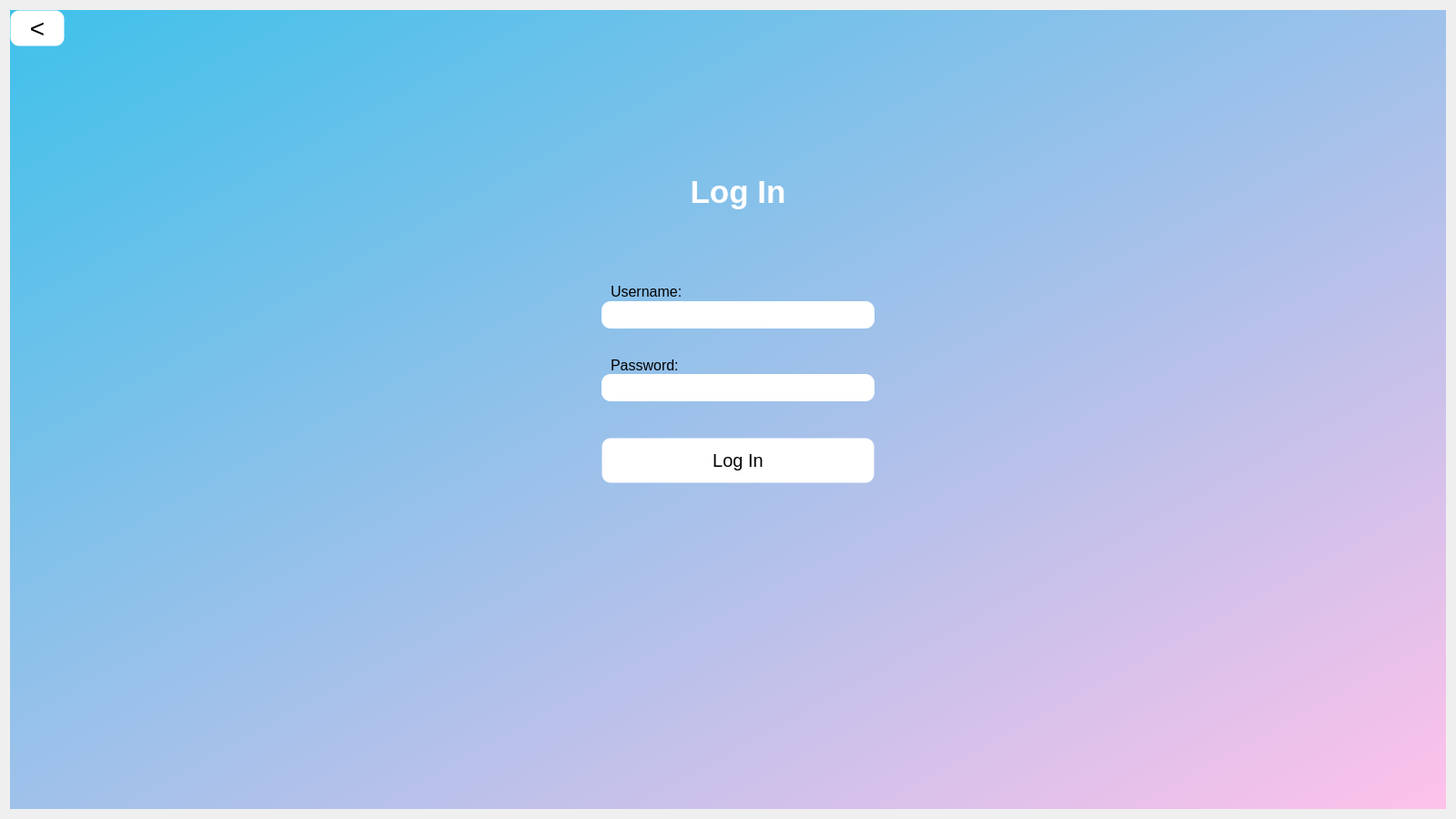
<?xml version="1.0" encoding="UTF-8"?>
<ui version="4.0">
 <class>Dialog</class>
 <widget class="QDialog" name="Dialog">
  <property name="geometry">
   <rect>
    <x>0</x>
    <y>0</y>
    <width>1600</width>
    <height>900</height>
   </rect>
  </property>
  <property name="windowTitle">
   <string>Dialog</string>
  </property>
  <layout class="QVBoxLayout" name="verticalLayout_2">
   <item>
    <widget class="QWidget" name="bg_widget" native="true">
     <property name="styleSheet">
      <string notr="true">QWidget#bg_widget{
background-color: qlineargradient(spread:pad, x1:0, y1:0, x2:1, y2:1, stop:0 rgba(63, 193, 234, 255), stop:1 rgba(255, 193, 234, 255));
}</string>
     </property>
     <widget class="QWidget" name="verticalWidget" native="true">
      <property name="geometry">
       <rect>
        <x>625</x>
        <y>150</y>
        <width>350</width>
        <height>100</height>
       </rect>
      </property>
      <layout class="QVBoxLayout" name="verticalLayout">
       <item>
        <widget class="QLabel" name="label">
         <property name="styleSheet">
          <string notr="true">font: 75 25pt &quot;Ubuntu&quot;;</string>
         </property>
         <property name="text">
          <string>&lt;html&gt;&lt;head/&gt;&lt;body&gt;&lt;p align=&quot;center&quot;&gt;&lt;span style=&quot; font-size:26pt; font-weight:600;color: white&quot;&gt;Log In&lt;/span&gt;&lt;/p&gt;&lt;/body&gt;&lt;/html&gt;</string>
         </property>
        </widget>
       </item>
      </layout>
     </widget>
     <widget class="QPushButton" name="login_button">
      <property name="geometry">
       <rect>
        <x>650</x>
        <y>470</y>
        <width>300</width>
        <height>50</height>
       </rect>
      </property>
      <property name="styleSheet">
       <string notr="true">background-color: rgb(255, 255, 255);
border-width: 1px;
border-style: solid;
border-radius: 10px;
font-size: 20px;</string>
      </property>
      <property name="text">
       <string>Log In</string>
      </property>
     </widget>
     <widget class="QLineEdit" name="username_line_edit">
      <property name="geometry">
       <rect>
        <x>650</x>
        <y>320</y>
        <width>300</width>
        <height>30</height>
       </rect>
      </property>
      <property name="styleSheet">
       <string notr="true">background-color: #fff;
border-width: 0px;
border-style: solid;
border-radius: 10px;
font-size: 20px;
padding-left: 10px;</string>
      </property>
     </widget>
     <widget class="QLineEdit" name="password_line_edit">
      <property name="geometry">
       <rect>
        <x>650</x>
        <y>400</y>
        <width>300</width>
        <height>30</height>
       </rect>
      </property>
      <property name="styleSheet">
       <string notr="true">background-color: rgb(255, 255, 255);
border-width: 0px;
border-style: solid;
border-radius: 10px;
font-size: 20px;
padding-left: 10px;</string>
      </property>
     </widget>
     <widget class="QLabel" name="label_2">
      <property name="geometry">
       <rect>
        <x>660</x>
        <y>300</y>
        <width>80</width>
        <height>20</height>
       </rect>
      </property>
      <property name="styleSheet">
       <string notr="true">color: black;
font-size: 16px;</string>
      </property>
      <property name="text">
       <string>&lt;html&gt;&lt;head/&gt;&lt;body&gt;&lt;p&gt;&lt;span&gt;Username:&lt;/span&gt;&lt;/p&gt;&lt;/body&gt;&lt;/html&gt;</string>
      </property>
     </widget>
     <widget class="QLabel" name="label_3">
      <property name="geometry">
       <rect>
        <x>660</x>
        <y>380</y>
        <width>80</width>
        <height>20</height>
       </rect>
      </property>
      <property name="styleSheet">
       <string notr="true">color: black;
font-size: 16px;</string>
      </property>
      <property name="text">
       <string>Password:</string>
      </property>
     </widget>
     <widget class="QLabel" name="warning_label">
      <property name="geometry">
       <rect>
        <x>656</x>
        <y>440</y>
        <width>291</width>
        <height>20</height>
       </rect>
      </property>
      <property name="styleSheet">
       <string notr="true">color: red;
font: 25 12pt &quot;Umpush&quot;;</string>
      </property>
      <property name="text">
       <string>&lt;html&gt;&lt;head/&gt;&lt;body&gt;&lt;p align=&quot;center&quot;&gt;&lt;br/&gt;&lt;/p&gt;&lt;/body&gt;&lt;/html&gt;</string>
      </property>
     </widget>
     <widget class="QPushButton" name="back">
      <property name="geometry">
       <rect>
        <x>0</x>
        <y>0</y>
        <width>60</width>
        <height>40</height>
       </rect>
      </property>
      <property name="styleSheet">
       <string notr="true">background-color: rgb(255, 255, 255);
border-width: 1px;
border-style: solid;
border-radius: 10px;
font-size: 28px;</string>
      </property>
      <property name="text">
       <string>&lt;</string>
      </property>
     </widget>
    </widget>
   </item>
  </layout>
 </widget>
 <tabstops>
  <tabstop>username_line_edit</tabstop>
  <tabstop>password_line_edit</tabstop>
  <tabstop>login_button</tabstop>
  <tabstop>back</tabstop>
 </tabstops>
 <resources/>
 <connections/>
</ui>
